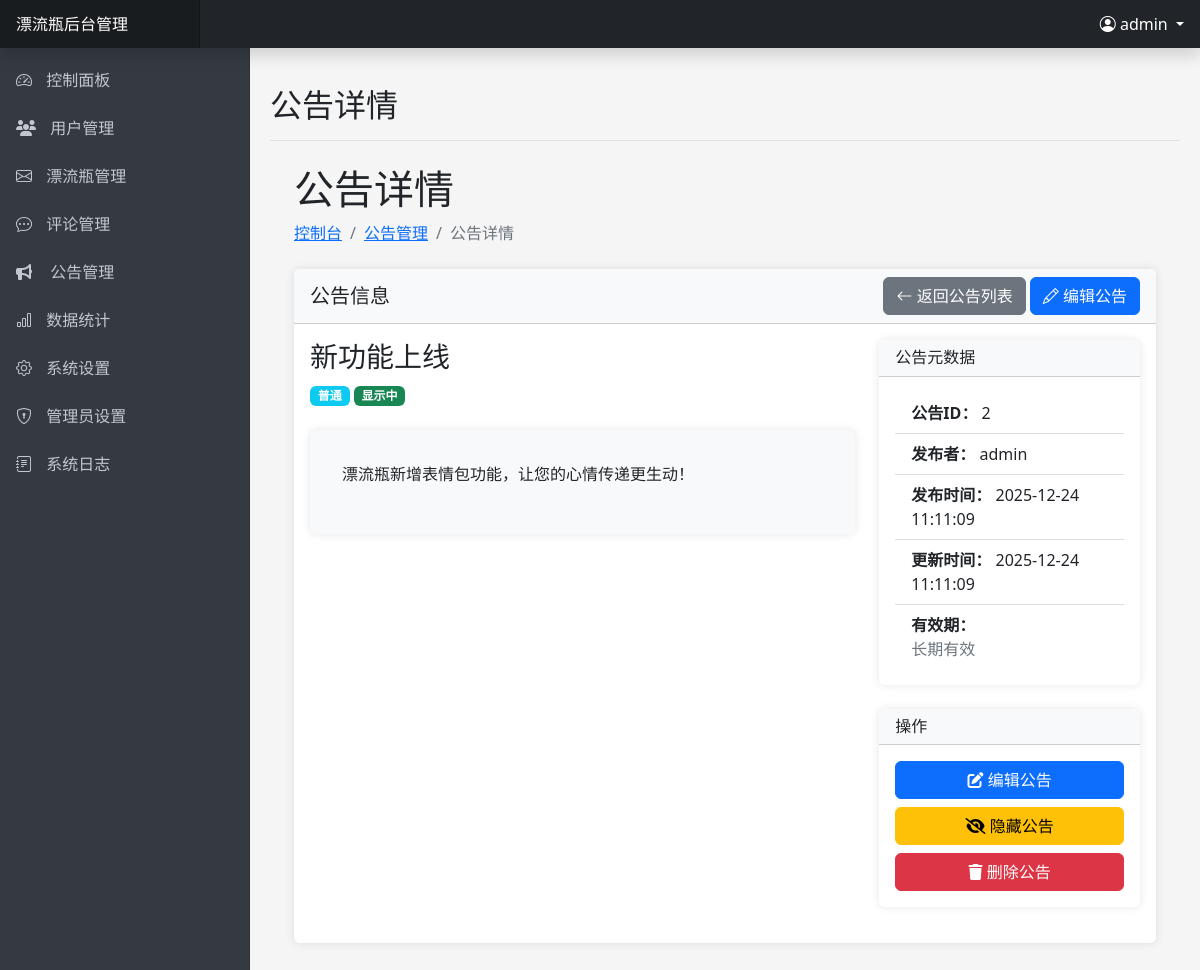
The app's page /admin/announcement_detail.php?id=2 (signed in) with its own data.
### tables this page shows
CREATE TABLE IF NOT EXISTS `announcements` (
    `id` INT(11) AUTO_INCREMENT PRIMARY KEY,
    `title` VARCHAR(255) NOT NULL,
    `content` TEXT NOT NULL,
    `type` ENUM('普通', '重要', '紧急') DEFAULT '普通',
    `status` TINYINT(1) DEFAULT 1 COMMENT '0:隐藏 1:显示',
    `start_time` TIMESTAMP NULL,
    `end_time` TIMESTAMP NULL,
    `created_by` INT(11) NOT NULL,
    `created_at` TIMESTAMP DEFAULT CURRENT_TIMESTAMP,
    `updated_at` TIMESTAMP DEFAULT CURRENT_TIMESTAMP ON UPDATE CURRENT_TIMESTAMP,
    FOREIGN KEY (`created_by`) REFERENCES `users`(`id`) ON DELETE CASCADE,
    INDEX `idx_status` (`status`),
    INDEX `idx_type` (`type`),
    INDEX `idx_created_at` (`created_at`),
    INDEX `idx_start_time` (`start_time`),
    INDEX `idx_end_time` (`end_time`)
);

### admin/announcement_detail.php (the view, shortened to what this page needs)
<?php
$id = (int)$_GET['id'];
$pageTitle = '公告详情';
require_once 'includes/header.php';
$conn = getDbConnection();
$stmt = $conn->prepare("SELECT a.*, CONCAT(u.username) as admin_name
                      FROM announcements a
                      LEFT JOIN admins u ON a.created_by = u.id
                      WHERE a.id = ?");
$stmt->bind_param("i", $id);
$stmt->execute();
$result = $stmt->get_result();
$announcement = $result->fetch_assoc();
$pageActions = '<a href="announcements.php" class="btn btn-secondary"><i class="bi bi-arrow-left"></i> 返回公告列表</a>
                <a href="announcements.php?action=edit&id=' . $id . '" class="btn btn-primary">
                    <i class="bi bi-pencil"></i> 编辑公告
                </a>';
?>
<div class="container-fluid px-4">
    <h1 class="mt-4"><?php echo $pageTitle; ?></h1>
    <ol class="breadcrumb mb-4">
        <li class="breadcrumb-item"><a href="index.php">控制台</a></li>
        <li class="breadcrumb-item"><a href="announcements.php">公告管理</a></li>
        <li class="breadcrumb-item active"><?php echo $pageTitle; ?></li>
    </ol>
    <div class="card mb-4">
        <div class="card-header d-flex justify-content-between align-items-center">
            <h5 class="m-0 font-weight-bold">公告信息</h5>
            <div>
                <?php echo $pageActions; ?>
            </div>
        </div>
        <div class="card-body">
            <div class="row">
                <div class="col-md-8">
                    <h3><?php echo htmlspecialchars($announcement['title']); ?></h3>
                    <div class="mb-4">
                        <span class="badge bg-<?php
                        switch ($announcement['type']) {
                            default:
                                echo 'info';
                                break;
                        }
                        ?>">
                            <?php echo $announcement['type']; ?>
                        </span>
                        <span class="badge bg-<?php echo $announcement['status'] ? 'success' : 'secondary'; ?>">
                            <?php echo $announcement['status'] ? '显示中' : '已隐藏'; ?>
                        </span>
                    </div>
                    <div class="card p-3 bg-light mb-4">
                        <div class="card-body">
                            <p class="pre-wrap"><?php echo nl2br(htmlspecialchars($announcement['content'])); ?></p>
                        </div>
                    </div>
                </div>
                <div class="col-md-4">
                    <div class="card mb-4">
                        <div class="card-header">
                            <h6 class="m-0">公告元数据</h6>
                        </div>
                        <div class="card-body">
                            <ul class="list-group list-group-flush">
                                <li class="list-group-item">
                                    <strong>公告ID：</strong> <?php echo $announcement['id']; ?>
                                </li>
                                <li class="list-group-item">
                                    <strong>发布者：</strong> <?php echo htmlspecialchars($announcement['admin_name']); ?>
                                </li>
                                <li class="list-group-item">
                                    <strong>发布时间：</strong> <?php echo date('Y-m-d H:i:s', strtotime($announcement['created_at'])); ?>
                                </li>
                                <li class="list-group-item">
                                    <strong>更新时间：</strong> <?php echo date('Y-m-d H:i:s', strtotime($announcement['updated_at'])); ?>
                                </li>
                                <li class="list-group-item">
                                    <strong>有效期：</strong><br>
                                    <?php if ($announcement['start_time'] || $announcement['end_time']): ?>
                                        <div class="mt-1">
                                            <span class="text-muted">开始：</span>
                                            <?php echo $announcement['start_time'] ? date('Y-m-d H:i', strtotime($announcement['start_time'])) : '不限制'; ?>
                                        </div>
                                        <div class="mt-1">
                                            <span class="text-muted">结束：</span>
                                            <?php echo $announcement['end_time'] ? date('Y-m-d H:i', strtotime($announcement['end_time'])) : '不限制'; ?>
                                        </div>
                                    <?php else: ?>
                                        <span class="text-muted">长期有效</span>
                                    <?php endif; ?>
                                </li>
                            </ul>
                        </div>
                    </div>
                    <div class="card">
                        <div class="card-header">
                            <h6 class="m-0">操作</h6>
                        </div>
                        <div class="card-body">
                            <div class="d-grid gap-2">
                                <a href="announcements.php?action=edit&id=<?php echo $id; ?>" class="btn btn-primary">
                                    <i class="fas fa-edit"></i> 编辑公告
                                </a>
                                <?php if ($announcement['status']): ?>
                                <a href="announcements.php?action=toggle_status&id=<?php echo $id; ?>" class="btn btn-warning">
                                    <i class="fas fa-eye-slash"></i> 隐藏公告
                                </a>
                                <?php else: ?>
                                <a href="announcements.php?action=toggle_status&id=<?php echo $id; ?>" class="btn btn-success">
                                    <i class="fas fa-eye"></i> 显示公告
                                </a>
                                <?php endif; ?>
                                <a href="announcements.php?action=delete&id=<?php echo $id; ?>" class="btn btn-danger">
                                    <i class="fas fa-trash"></i> 删除公告
                                </a>
                            </div>
                        </div>
                    </div>
                </div>
            </div>
        </div>
    </div>
</div>
<?php
require_once 'includes/footer.php';
?>

### admin/includes/header.php (style rules this page uses)
body { font-family: 'Microsoft YaHei', 'Segoe UI', sans-serif; background-color: #f5f5f5; overflow-x: hidden; }
.card { margin-bottom: 20px; border: none; box-shadow: 0 0 10px rgba(0, 0, 0, 0.1); }
.card-header { font-weight: bold; background-color: #f8f9fa; }

### admin/announcement_detail.php (style rules this page uses)
.pre-wrap { white-space: pre-wrap; }

### records on screen
announcements: title "新功能上线", type "普通", content "漂流瓶新增表情包功能，让您的心情传递更生动！", id "2", created_at "2025-12-24 11:11:09", updated_at "2025-12-24 11:11:09"

### other values on screen
SITE_NAME "漂流瓶"
$admin->getCurrentAdminUsername() "admin"
$pageTitle "公告详情"
$announcement['admin_name'] "admin"
